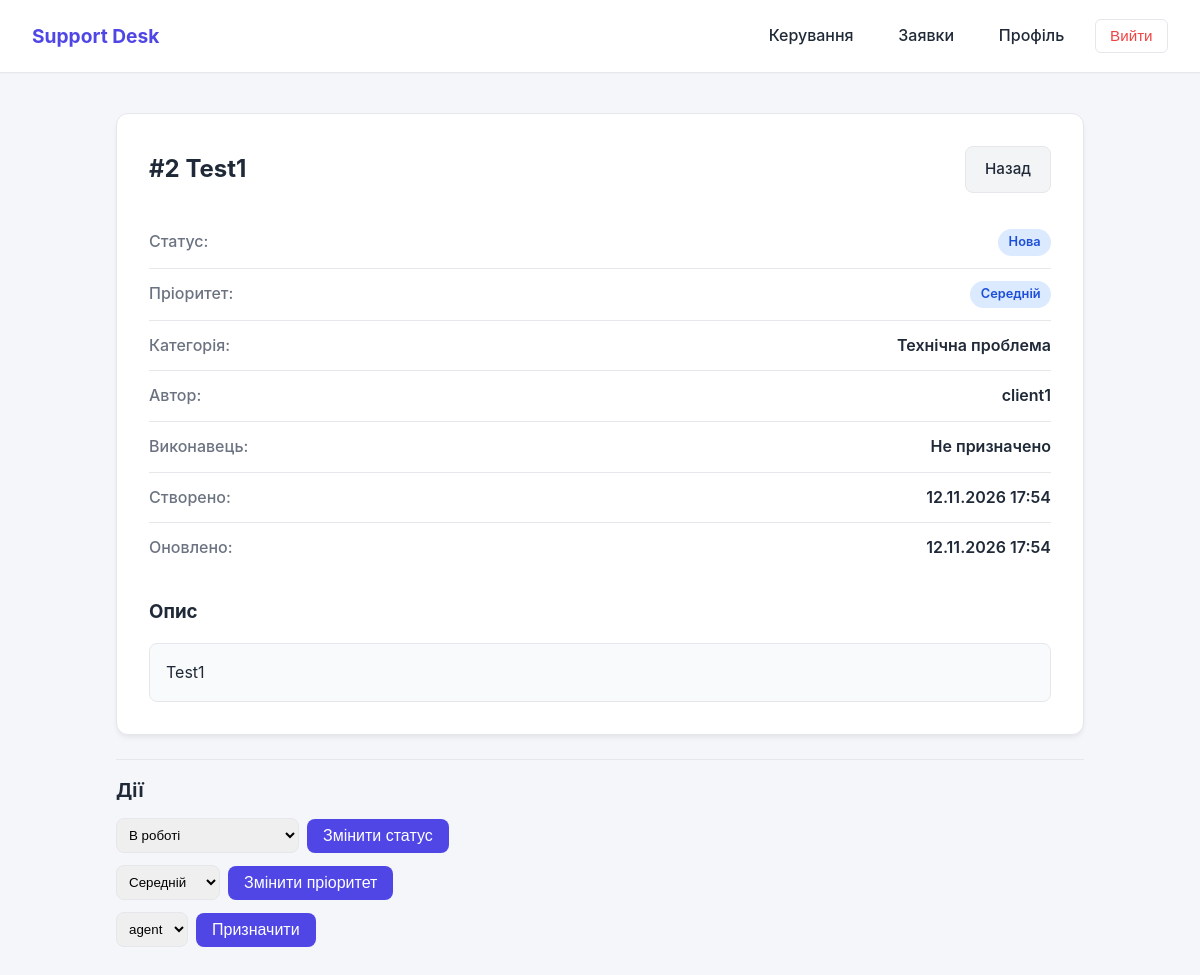
The page /tickets/2/ (signed in) on the database its author committed.
### applications/tickets/models.py (models this page shows, shortened)
class Ticket(models.Model):
    class Priority(models.TextChoices):
        LOW = 'low', 'Низький'
        MEDIUM = 'medium', 'Середній'
        HIGH = 'high', 'Високий'
        CRITICAL = 'critical', 'Критичний'
    class Status(models.TextChoices):
        NEW = 'new', 'Нова'
        IN_PROGRESS = 'in_progress', 'В роботі'
        WAITING = 'waiting', 'Очікує відповіді клієнта'
        RESOLVED = 'resolved', 'Вирішена'
        CLOSED = 'closed', 'Закрита'
        REJECTED = 'rejected', 'Відхилена'
    title = models.CharField(
        max_length=200,
        verbose_name='Заголовок',
    )
    description = models.TextField(
        verbose_name='Опис',
    )
    category = models.ForeignKey(
        Category,
        on_delete=models.PROTECT,
        related_name='tickets',
        verbose_name='Категорія',
    )
    priority = models.CharField(
        max_length=20,
        choices=Priority.choices,
        default=Priority.MEDIUM,
        verbose_name='Пріоритет',
    )
    status = models.CharField(
        max_length=20,
        choices=Status.choices,
        default=Status.NEW,
        verbose_name='Статус',
    )
    author = models.ForeignKey(
        settings.AUTH_USER_MODEL,
        on_delete=models.CASCADE,
        related_name='created_tickets',
        verbose_name='Автор',
    )
    assignee = models.ForeignKey(
        settings.AUTH_USER_MODEL,
        on_delete=models.SET_NULL,
        null=True,
        blank=True,
        related_name='assigned_tickets',
        verbose_name='Виконавець',
    )
    created_at = models.DateTimeField(
        auto_now_add=True,
        verbose_name='Дата створення',
    )
    updated_at = models.DateTimeField(
        auto_now=True,
        verbose_name='Дата оновлення',
    )
    resolved_at = models.DateTimeField(
        null=True,
        blank=True,
        verbose_name='Дата вирішення',
    )
    class Meta:
        verbose_name = 'Заявка'
        verbose_name_plural = 'Заявки'
        ordering = ['-created_at']

class Category(models.Model):
    name = models.CharField(
        max_length=100,
        unique=True,
        verbose_name='Назва',
    )
    class Meta:
        verbose_name = 'Категорія'
        verbose_name_plural = 'Категорії'
    def __str__(self):
        return self.name

### applications/accounts/models.py (models this page shows, shortened)
class User(AbstractUser):
    class Role(models.TextChoices):
        CLIENT = 'client', 'Client'
        AGENT = 'agent', 'Agent'
        MANAGER = 'manager', 'Manager'
    role = models.CharField(
        max_length=20,
        choices=Role.choices,
        default=Role.CLIENT,
        verbose_name='Роль',
    )

### applications/tickets/views.py (the view)
# urls.py: path('<int:ticket_id>/', views.ticket_detail_view, name='ticket_detail'),
@login_required
def ticket_detail_view(request, ticket_id):
    ticket = get_ticket_for_user(request.user, ticket_id)
    context = {
        'ticket': ticket,
        'agents': get_agents() if request.user.role == User.Role.MANAGER else None,
        'priorities': Ticket.Priority.choices,
    }
    return render(request, 'tickets/ticket_detail.html', context)

### applications/accounts/selectors/user_selectors.py (called while the page is built)
def get_agents():
    return User.objects.filter(role=User.Role.AGENT)

### applications/tickets/selectors/ticket_selectors.py (called while the page is built)
def get_tickets_for_user(user):
    tickets = Ticket.objects.select_related('category', 'author', 'assignee')
    if user.role == User.Role.MANAGER:
        return tickets
    if user.role == User.Role.AGENT:
        return tickets.filter(Q(status=Ticket.Status.NEW) | Q(assignee=user))
    return tickets.filter(author=user)

def get_ticket_for_user(user, ticket_id):
    return get_object_or_404(get_tickets_for_user(user), id=ticket_id)

### applications/tickets/templates/tickets/ticket_detail.html (shortened to what this page needs)
{% extends 'applications/base.html' %}
{% block content %}
<div class="card card-wide">
    <div class="page-header">
        <h2>#{{ ticket.id }} {{ ticket.title }}</h2>
        <a href="{% url 'ticket_list' %}" class="btn-secondary" style="width:auto;margin-top:0">Назад</a>
    </div>
    <div class="profile-info">
        <div class="profile-row">
            <span class="profile-label">Статус:</span>
            <span class="badge badge-{{ ticket.status }}">{{ ticket.get_status_display }}</span>
        </div>
        <div class="profile-row">
            <span class="profile-label">Пріоритет:</span>
            <span class="badge badge-{{ ticket.priority }}">{{ ticket.get_priority_display }}</span>
        </div>
        <div class="profile-row">
            <span class="profile-label">Категорія:</span>
            <span class="profile-value">{{ ticket.category }}</span>
        </div>
        <div class="profile-row">
            <span class="profile-label">Автор:</span>
            <span class="profile-value">{{ ticket.author.username }}</span>
        </div>
        <div class="profile-row">
            <span class="profile-label">Виконавець:</span>
            <span class="profile-value">{{ ticket.assignee.username|default:"Не призначено" }}</span>
        </div>
        <div class="profile-row">
            <span class="profile-label">Створено:</span>
            <span class="profile-value">{{ ticket.created_at|date:"d.m.Y H:i" }}</span>
        </div>
        <div class="profile-row">
            <span class="profile-label">Оновлено:</span>
            <span class="profile-value">{{ ticket.updated_at|date:"d.m.Y H:i" }}</span>
        </div>
    </div>
    <h3>Опис</h3>
    <div class="description-box">{{ ticket.description }}</div>
</div>
{% if ticket.status != 'closed' and ticket.status != 'rejected' %}
<div class="actions">
    <h3>Дії</h3>
    <form method="post" action="{% url 'ticket_status' ticket.id %}">
        <select name="status">
            <option value="in_progress">В роботі</option>
        </select>
        <button type="submit" class="btn-primary">Змінити статус</button>
    </form>
    {% if user.role == 'manager' %}
    <form method="post" action="{% url 'ticket_priority' ticket.id %}">
        <select name="priority">
            {% for value, label in priorities %}
            <option value="{{ value }}" {% if value == ticket.priority %}selected{% endif %}>{{ label }}</option>
            {% endfor %}
        </select>
        <button type="submit" class="btn-primary">Змінити пріоритет</button>
    </form>
    <form method="post" action="{% url 'ticket_assign' ticket.id %}">
        <select name="agent">
            {% for agent in agents %}
            <option value="{{ agent.id }}">{{ agent.username }}</option>
            {% endfor %}
        </select>
        <button type="submit" class="btn-primary">Призначити</button>
    </form>
    {% endif %}
</div>
{% endif %}
{% endblock %}

### rows shown on the page
Ticket: id "2", title "Test1", status "Нова", priority "Середній", category "Технічна проблема", author.username "client1", assignee.username "Не призначено", created_at "12.11.2026 17:54", updated_at "12.11.2026 17:54", description "Test1"

### other values the page prints
form field agent "agent"
